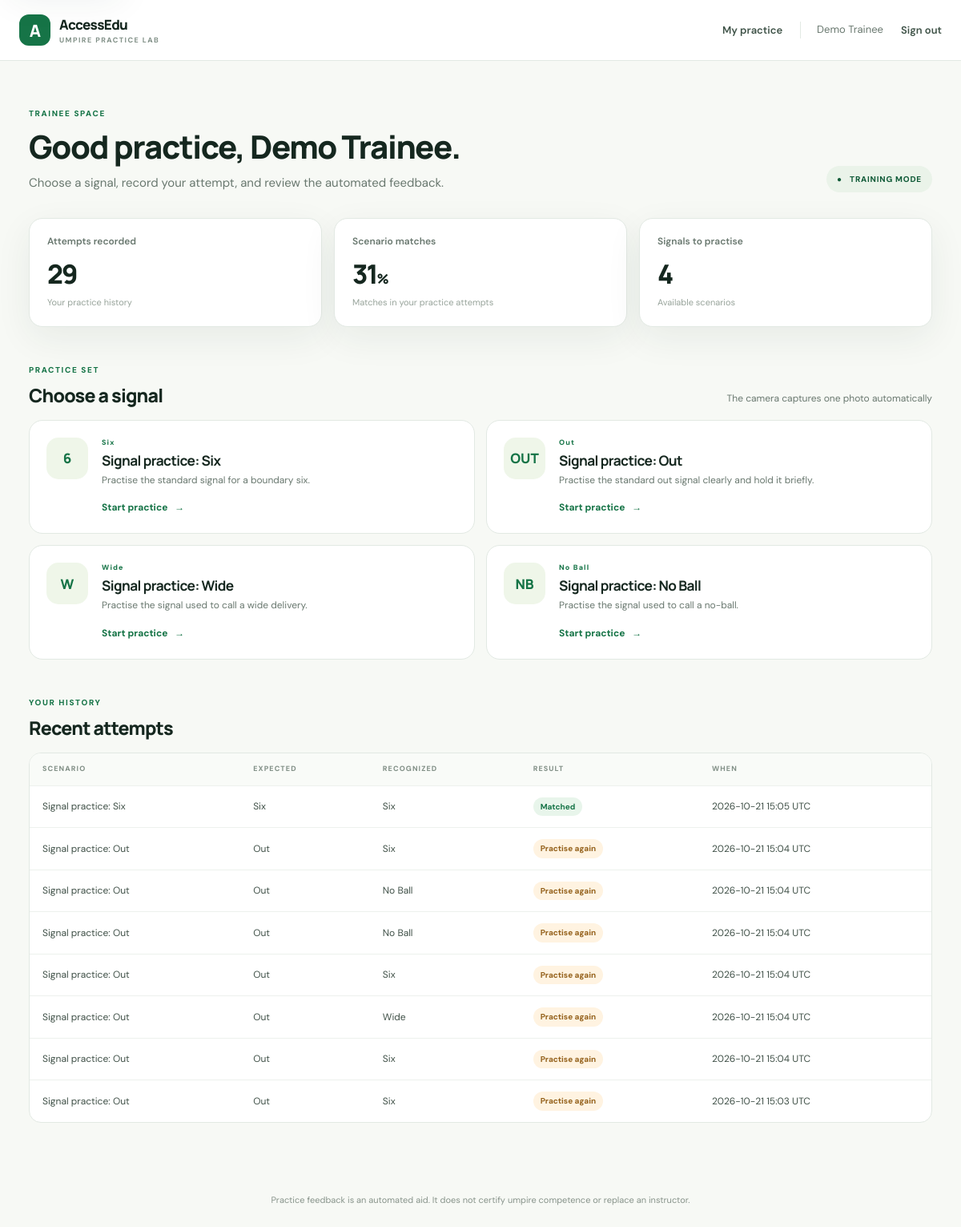
The app's page /dashboard (signed in) with its own data.
### tables this page shows
CREATE TABLE scenarios (
            id INTEGER PRIMARY KEY AUTOINCREMENT,
            title TEXT NOT NULL,
            description TEXT NOT NULL,
            expected_signal TEXT NOT NULL,
            active INTEGER NOT NULL DEFAULT 1,
            created_by INTEGER REFERENCES users(id)
        );

CREATE TABLE attempts (
            id INTEGER PRIMARY KEY AUTOINCREMENT,
            user_id INTEGER NOT NULL REFERENCES users(id),
            scenario_id INTEGER NOT NULL REFERENCES scenarios(id),
            expected_signal TEXT NOT NULL,
            predicted_signal TEXT NOT NULL,
            confidence REAL NOT NULL,
            matched INTEGER NOT NULL,
            frame_count INTEGER NOT NULL,
            created_at TEXT NOT NULL
        );

### app.py (the view)
@app.route("/dashboard")
@login_required
def dashboard():
    if session["role"] == "instructor":
        return redirect(url_for("instructor_dashboard"))
    db = database()
    scenarios = db.execute("SELECT * FROM scenarios WHERE active=1 ORDER BY id").fetchall()
    attempts = db.execute(
        "SELECT a.*,s.title FROM attempts a JOIN scenarios s ON s.id=a.scenario_id "
        "WHERE a.user_id=? ORDER BY a.id DESC LIMIT 8",
        (session["user_id"],),
    ).fetchall()
    totals = db.execute(
        "SELECT COUNT(*) AS total, COALESCE(SUM(matched),0) AS correct FROM attempts WHERE user_id=?",
        (session["user_id"],),
    ).fetchone()
    rate = round(100 * totals["correct"] / totals["total"]) if totals["total"] else 0
    return render_template("trainee.html", scenarios=scenarios, attempts=attempts, totals=totals, rate=rate)

### app.py (called while the page is built)
@app.context_processor
def inject_csrf_token():
    def csrf_token():
        if "csrf_token" not in session:
            session["csrf_token"] = secrets.token_urlsafe(32)
        return session["csrf_token"]
    return {"csrf_token": csrf_token}

@app.before_request
def protect_form_posts():
    if request.method == "POST":
        submitted = request.form.get("csrf_token", "")
        expected = session.get("csrf_token", "")
        if not submitted or not expected or not hmac.compare_digest(submitted, expected):
            abort(400)

@app.after_request
def add_security_headers(response):
    response.headers.setdefault("X-Content-Type-Options", "nosniff")
    response.headers.setdefault("X-Frame-Options", "DENY")
    response.headers.setdefault("Referrer-Policy", "strict-origin-when-cross-origin")
    response.headers.setdefault("Permissions-Policy", "camera=(self), microphone=()")
    return response

def database():
    if "db" not in g:
        g.db = sqlite3.connect(app.config["DATABASE"])
        g.db.row_factory = sqlite3.Row
    return g.db

@app.teardown_appcontext
def close_database(_error=None):
    db = g.pop("db", None)
    if db is not None:
        db.close()

def login_required(view):
    @wraps(view)
    def wrapped(*args, **kwargs):
        if "user_id" not in session:
            return redirect(url_for("login", next=request.path))
        return view(*args, **kwargs)
    return wrapped

### app/templates/trainee.html
{% extends 'base.html' %}{% block title %}My practice · AccessEdu{% endblock %}
{% block content %}
<div class="page-heading"><div><div class="eyebrow">TRAINEE SPACE</div><h1>Good practice, {{ session.get('display_name') }}.</h1><p>Choose a signal, record your attempt, and review the automated feedback.</p></div><div class="heading-badge">● &nbsp; TRAINING MODE</div></div>
<section class="stats-grid" aria-label="Your practice summary"><div class="stat-card"><span class="stat-label">Attempts recorded</span><strong>{{ totals.total }}</strong><span class="stat-foot">Your practice history</span></div><div class="stat-card"><span class="stat-label">Scenario matches</span><strong>{{ rate }}<small>%</small></strong><span class="stat-foot">Matches in your practice attempts</span></div><div class="stat-card"><span class="stat-label">Signals to practise</span><strong>{{ scenarios|length }}</strong><span class="stat-foot">Available scenarios</span></div></section>
<section class="section-block"><div class="section-heading"><div><div class="eyebrow">PRACTICE SET</div><h2>Choose a signal</h2></div><span class="muted">The camera captures one photo automatically</span></div><div class="scenario-grid">{% for scenario in scenarios %}<article class="scenario-card"><div class="signal-icon">{% if scenario.expected_signal == 'Six' %}6{% elif scenario.expected_signal == 'Out' %}OUT{% elif scenario.expected_signal == 'Wide' %}W{% else %}NB{% endif %}</div><div class="scenario-copy"><div class="scenario-type">{{ scenario.expected_signal|replace('_',' ') }}</div><h3>{{ scenario.title }}</h3><p>{{ scenario.description }}</p><a class="text-link" href="{{ url_for('practice',scenario_id=scenario.id) }}">Start practice <span>→</span></a></div></article>{% else %}<div class="empty-state">No practice scenarios are currently available.</div>{% endfor %}</div></section>
<section class="section-block"><div class="section-heading"><div><div class="eyebrow">YOUR HISTORY</div><h2>Recent attempts</h2></div></div>{% if attempts %}<div class="table-wrap"><table><thead><tr><th>Scenario</th><th>Expected</th><th>Recognized</th><th>Result</th><th>When</th></tr></thead><tbody>{% for attempt in attempts %}<tr><td>{{ attempt.title }}</td><td>{{ attempt.expected_signal|replace('_',' ') }}</td><td>{{ attempt.predicted_signal|replace('_',' ') }}</td><td><span class="status-pill {{ 'good' if attempt.matched else 'review' }}">{{ 'Matched' if attempt.matched else 'Practise again' }}</span></td><td>{{ attempt.created_at[:16].replace('T',' ') }} UTC</td></tr>{% endfor %}</tbody></table></div>{% else %}<div class="empty-state">Your attempts will appear here after your first practice.</div>{% endif %}</section>
{% endblock %}

### app/static/style.css (style rules this page uses)
:root { --ink:#15271f;--muted:#69786f;--line:#e2e9e3;--paper:#f7f9f5;--green:#167447;--green-dark:#105b38;--lime:#d9f36d;--white:#fff;--red:#a53d37;--shadow:0 14px 45px rgba(24,54,38,.07) }
* { box-sizing:border-box }
body { margin:0;background:var(--paper);color:var(--ink);font-family:'DM Sans',sans-serif;font-size:15px;line-height:1.55 }
h1,h2,h3 { font-family:Manrope,sans-serif;letter-spacing:-.035em;line-height:1.16;margin:0 }
h1 { font-size:clamp(2.1rem,4.5vw,3.35rem);font-weight:800 }
h2 { font-size:1.55rem;font-weight:750 }
h3 { font-size:1.08rem }
p { color:var(--muted);margin:.7rem 0 0 }
.eyebrow { color:var(--green);font-size:10px;font-weight:800;letter-spacing:.16em;margin-bottom:10px }
.page-heading { display:flex;justify-content:space-between;align-items:flex-end;gap:20px;margin:10px 0 32px }
.page-heading h1 { font-size:2.5rem }
.page-heading p { font-size:15px }
.heading-badge { background:#eaf3e9;color:var(--green-dark);padding:9px 13px;border-radius:24px;font-size:10px;font-weight:800;letter-spacing:.08em;white-space:nowrap }
.stats-grid { display:grid;grid-template-columns:repeat(3,1fr);gap:15px }
.stat-card,.panel,.result-card { background:#fff;border:1px solid var(--line);border-radius:17px;box-shadow:var(--shadow) }
.stat-card { padding:19px 22px }
.stat-label,.result-card>span { display:block;color:var(--muted);font-size:12px;font-weight:600 }
.stat-card strong { display:block;font:800 33px Manrope;letter-spacing:-.06em;margin:8px 0 1px }
.stat-card strong small { font-size:17px }
.stat-foot { color:#97a39a;font-size:11px }
.section-block { margin-top:46px }
.section-heading { display:flex;align-items:flex-end;justify-content:space-between;gap:18px;margin-bottom:17px }
.section-heading h2 { font-size:1.45rem }
.muted { color:var(--muted);font-size:12px }
.scenario-grid { display:grid;grid-template-columns:repeat(2,1fr);gap:14px }
.scenario-card { background:#fff;border:1px solid var(--line);border-radius:17px;padding:21px;display:flex;align-items:flex-start;gap:17px;transition:transform .15s,border .15s }
.signal-icon { flex:0 0 52px;width:52px;height:52px;display:grid;place-items:center;background:#eff6e9;color:var(--green);border-radius:15px;font:800 17px Manrope }
.scenario-copy { min-width:0 }
.scenario-type { color:var(--green);font-size:9px;font-weight:800;letter-spacing:.13em }
.scenario-copy h3 { margin:5px 0 }
.scenario-copy p { font-size:12px;margin:0 0 13px }
.text-link,.back-link { color:var(--green);font-size:12px;font-weight:700;text-decoration:none }
.text-link span { margin-left:6px }
.table-wrap { background:#fff;border:1px solid var(--line);border-radius:15px;overflow:auto }
table { width:100%;border-collapse:collapse;white-space:nowrap;text-align:left }
th { padding:13px 16px;background:#f9fbf8;color:#829087;font-size:9px;letter-spacing:.12em;text-transform:uppercase;font-weight:800 }
td { padding:14px 16px;border-top:1px solid #edf1ed;font-size:12px;color:#405148 }
.status-pill { display:inline-block;border-radius:30px;padding:4px 9px;font-size:10px;font-weight:700 }
.status-pill.good { background:#e8f5eb;color:var(--green) }
.status-pill.review { background:#fff3e1;color:#94611b }

### records on screen
scenarios: shows "6", expected_signal "Six", title "Signal practice: Six", description "Practise the standard signal for a boundary six."
scenarios: shows "OUT", expected_signal "Out", title "Signal practice: Out", description "Practise the standard out signal clearly and hold it briefly."
scenarios: shows "W", expected_signal "Wide", title "Signal practice: Wide", description "Practise the signal used to call a wide delivery."
scenarios: shows "NB", expected_signal "No Ball", title "Signal practice: No Ball", description "Practise the signal used to call a no-ball."
attempts: title "Signal practice: Six", expected_signal "Six", predicted_signal "Six", matched "Matched", created_at "2026-10-21 15:05"
attempts: title "Signal practice: Out", expected_signal "Out", predicted_signal "Six", matched "Practise again", created_at "2026-10-21 15:04"
attempts: title "Signal practice: Out", expected_signal "Out", predicted_signal "No Ball", matched "Practise again", created_at "2026-10-21 15:04"
attempts: title "Signal practice: Out", expected_signal "Out", predicted_signal "No Ball", matched "Practise again", created_at "2026-10-21 15:04"
attempts: title "Signal practice: Out", expected_signal "Out", predicted_signal "Six", matched "Practise again", created_at "2026-10-21 15:04"
attempts: title "Signal practice: Out", expected_signal "Out", predicted_signal "Wide", matched "Practise again", created_at "2026-10-21 15:04"
attempts: title "Signal practice: Out", expected_signal "Out", predicted_signal "Six", matched "Practise again", created_at "2026-10-21 15:04"
attempts: title "Signal practice: Out", expected_signal "Out", predicted_signal "Six", matched "Practise again", created_at "2026-10-21 15:03"

### other values on screen
{{ session.get('display_name') }} "Demo Trainee"
{{ totals.total }} "29"
{{ rate }} "31"
{{ scenarios|length }} "4"
